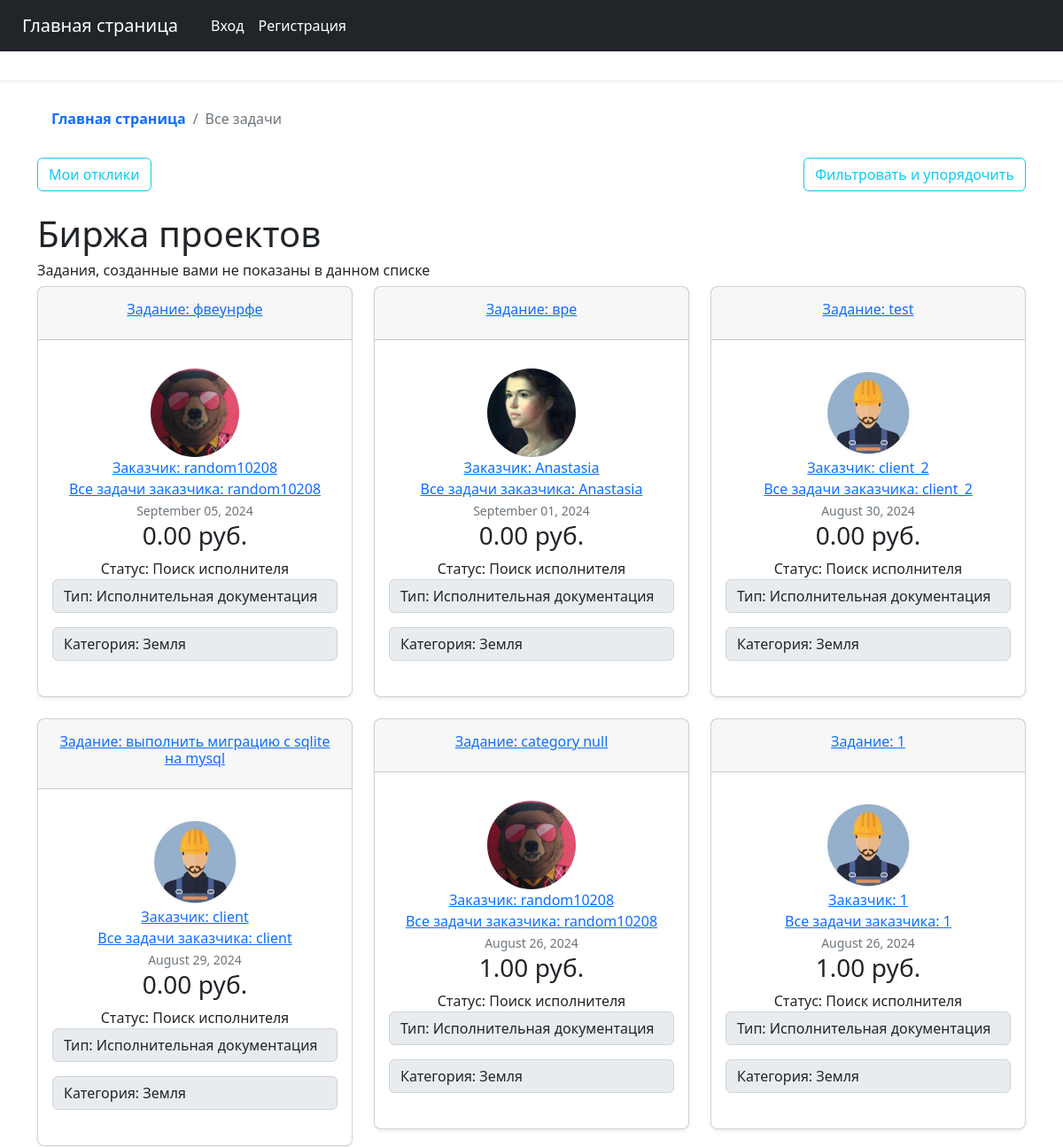
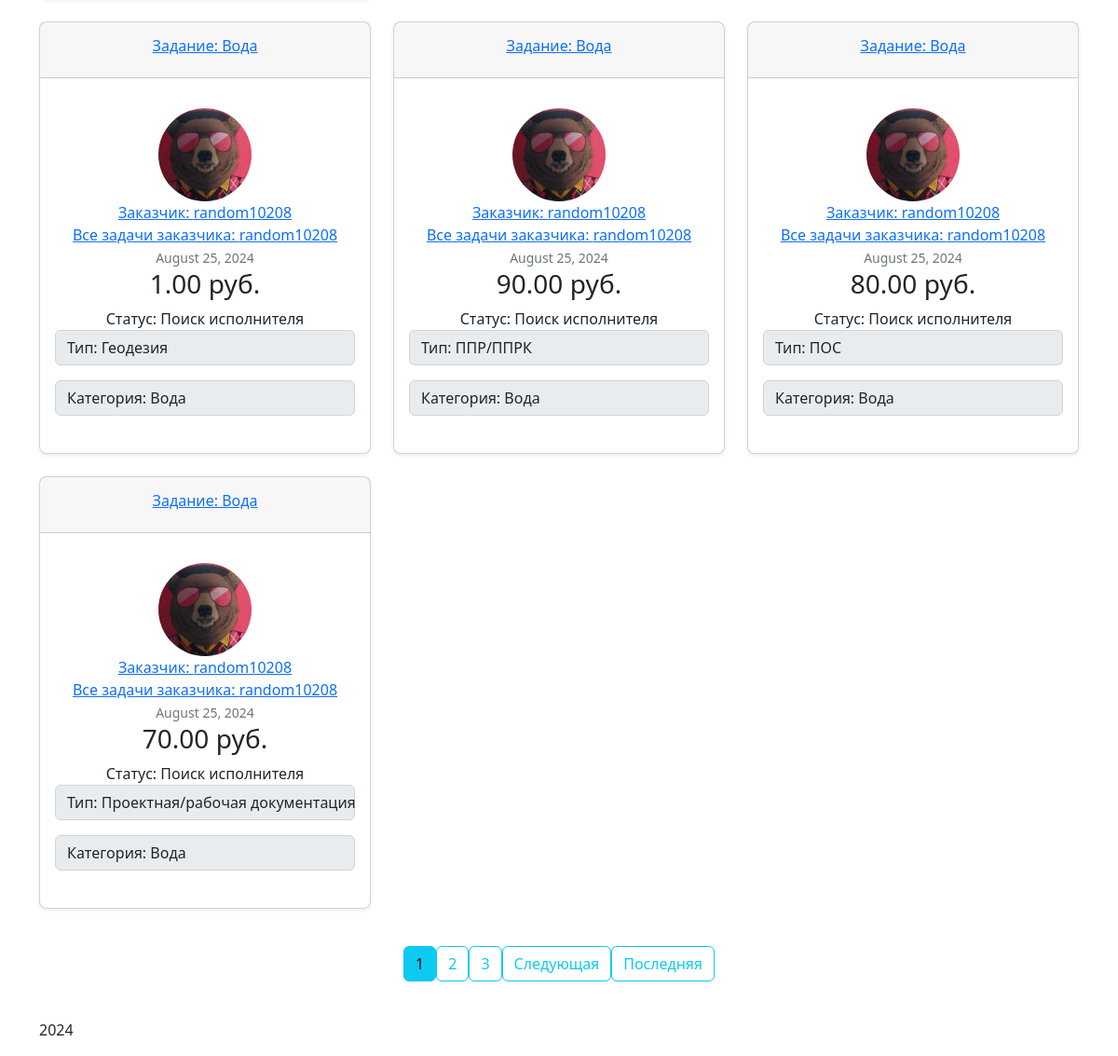
The app's page /task, older data (2 pictures, top to bottom).
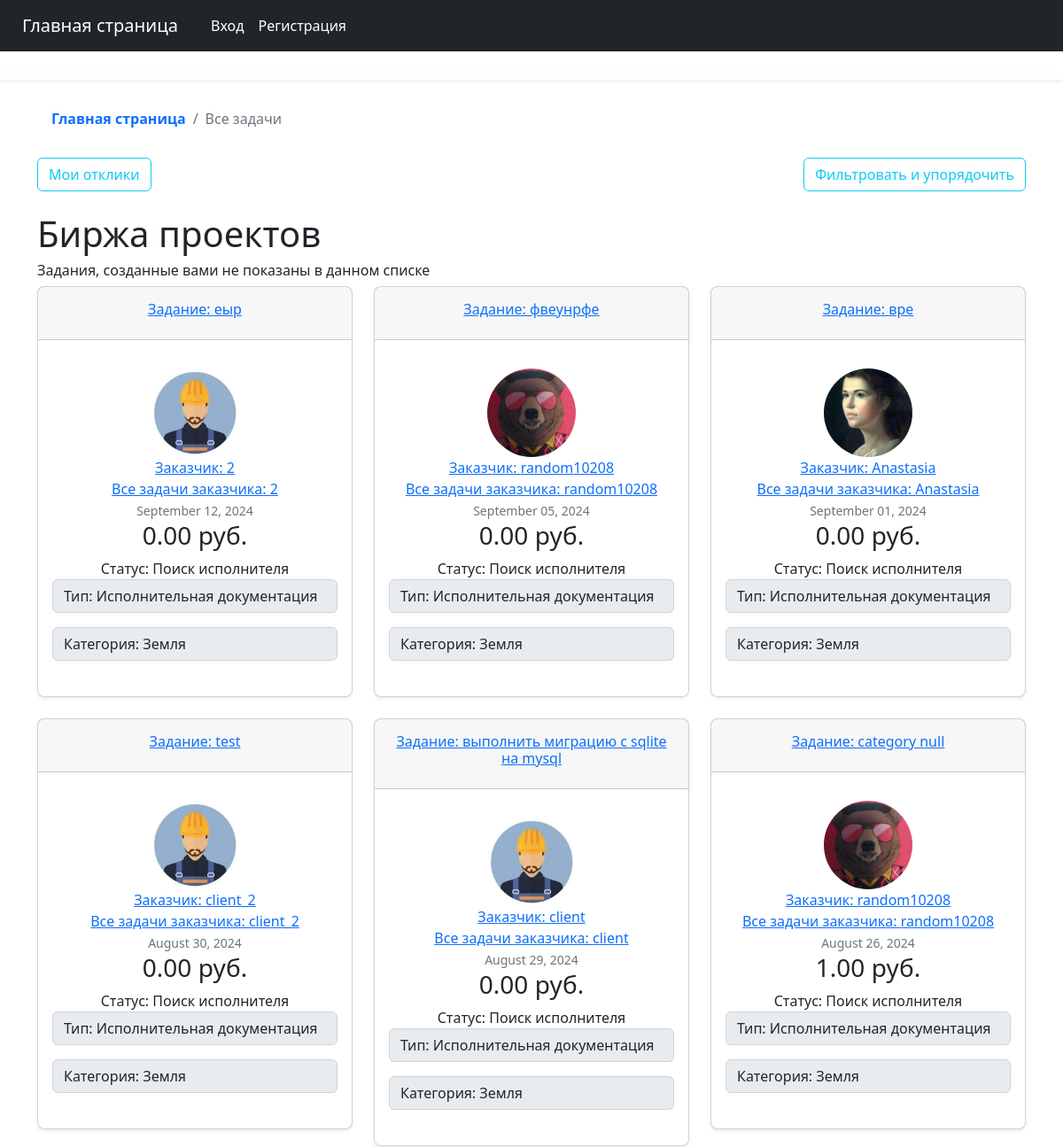
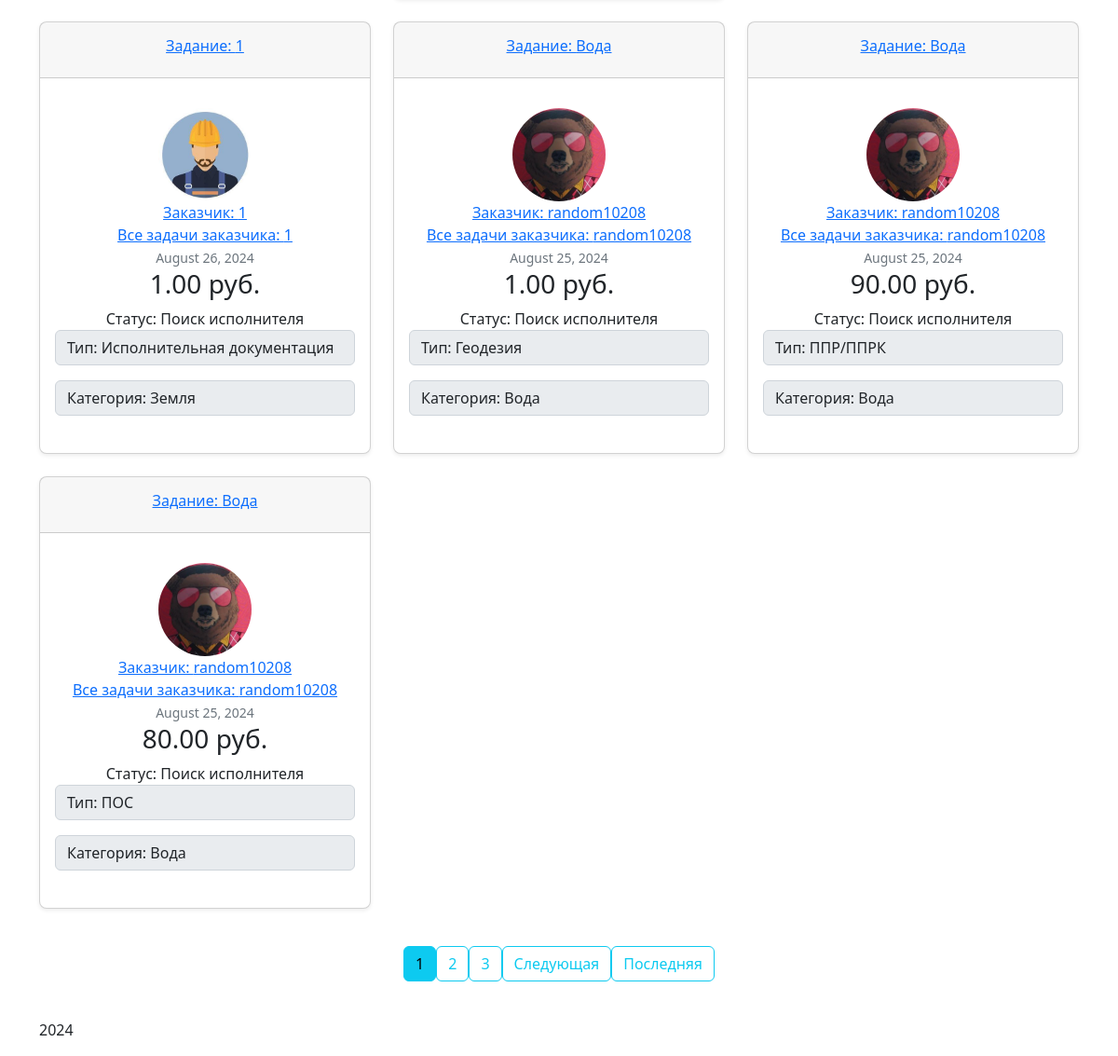
The same page, newer data (2 pictures, top to bottom).
### searchwork/models.py (models this page shows, shortened)
class Task(models.Model):
    title = models.CharField(max_length=100)
    content = models.TextField()
    date_posted = models.DateTimeField(default=timezone.now)
    author = models.ForeignKey(User, on_delete=models.CASCADE, related_name="client_user")
    worker = models.ForeignKey(User, on_delete=models.SET_NULL, null=True, related_name="worker_user")
    status = models.CharField(max_length=200, choices=STATUS_CHOICES, default='Поиск исполнителя')
    budget = models.DecimalField(max_digits=18, decimal_places=2, default=0.00)
    type = models.CharField(max_length=200, choices=TYPE_CHOICES, null=False, default='Исполнительная документация')
    category = models.CharField(max_length=200, choices=CATEGORY_CHOICES, null=False, default='Земля')

### users/models.py (models this page shows, shortened)
class Profile(models.Model):
    user = models.OneToOneField(User, on_delete=models.CASCADE)
    image = models.ImageField(default='default.jpg', upload_to='profile_pics')

### searchwork/views.py (the view)
# urls.py: path('task', TaskListView.as_view(), name='tasks-home'),
class TaskListView(ListView):
    model = Task
    template_name = 'searchwork/home.html'
    context_object_name = 'tasks'
    ordering = ['-date_posted']
    paginate_by = 10

### searchwork/templates/searchwork/home.html (shortened to what this page needs)
{% extends "searchwork/base_worker.html" %}
{% block content %}
<ol class="breadcrumb p-3 bg-body-tertiary rounded-3">
      <li class="breadcrumb-item">
        <a class="link-body-emphasis fw-semibold text-decoration-none" href="{% url 'searchwork-about' %}">Главная страница</a>
      </li>
      <li class="breadcrumb-item active" aria-current="page">
        Все задачи
      </li>
    </ol>
        {% if tasks %}
<div class="d-flex justify-content-between">
            <a class="btn btn-outline-info" href="{% url 'my-offers' user.username %}">Мои отклики</a>
<div>
            <a class="btn btn-outline-info" href="{% url 'filter-home' %}">Фильтровать и упорядочить</a>
</div>
</div>
<br/>
            <h1>Биржа проектов</h1>
            <h6>Задания, созданные вами не показаны в данном списке</h6>
            <div class="row row-cols-1 row-cols-md-3 mb-3 text-center">
                {% for task in tasks %}
                    {% if task.author != user %}
                      <div class="col">
                        <div class="card mb-4 rounded-3 shadow-sm">
                          <div class="card-header py-3">
                              <a class="card-title pricing-card-title" href="{% url 'task-detail' task.id %}"><h6>Задание: {{ task.title }}</h6></a>
                          </div>
                          <div class="card-body">
                            <ul class="list-unstyled mt-3 mb-4">
                              <li>
                                  <img class="rounded-circle article-img" src="{{ task.author.profile.image.url }}" width="100" height="100" alt="аватар заказчика">
                              </li>
                                <li><a class="mr-2" href="{% url 'client-profile' task.author.client.id %}">Заказчик: {{ task.author.username }}</a></li>
                                <li><a class="mr-2" href="{% url 'user-tasks' task.author.username %}">Все задачи заказчика: {{ task.author }}</a></li>
                              <li><small class="text-muted">{{ task.date_posted|date:"F d, Y" }}</small></li>
                                <li><h3>{{ task.budget }} руб.</h3></li>
                              <li>Статус: {{ task.status }}</li>
                                <p class="input-group-text">Тип: {{ task.type }}</p>
                                <p class="input-group-text">Категория: {{ task.category }}</p>
                            </ul>
                          </div>
                        </div>
                      </div>
                    {% endif %}
                {% endfor %}
            </div>
        {% else %}
            <h1>В системе пока не зарегистрировано ни одного задания.</h1>
            <a class="btn btn-outline-info" href="{% url 'client' %}">Стать заказчиком</a>
        {% endif %}
    <div class="pagination justify-content-center">
        {% if is_paginated %}
          {% for num in page_obj.paginator.page_range %}
            {% if page_obj.number == num %}
              <a class="btn btn-info mb-4 mr-1" href="?page={{ num }}">{{ num }}</a>
            {% elif num > page_obj.number|add:'-3' and num < page_obj.number|add:'3' %}
              <a class="btn btn-outline-info mb-4 mr-1" href="?page={{ num }}">{{ num }}</a>
            {% endif %}
          {% endfor %}
          {% if page_obj.has_next %}
            <a class="btn btn-outline-info mb-4 mr-1" href="?page={{ page_obj.next_page_number }}">Следующая</a>
            <a class="btn btn-outline-info mb-4 mr-1" href="?page={{ page_obj.paginator.num_pages }}">Последняя</a>
          {% endif %}
        {% endif %}
    </div>
{% endblock content %}

### searchwork/templates/searchwork/base_worker.html (shortened to what this page needs)
{% extends "searchwork/base.html" %}
{% block base %}
<div  class="p-2 "></div>
<div  class="p-2 shadow-sm"></div>
<div  class="p-2 "></div>
<main class="container">
{% block content %}{% endblock %}
{% endblock base %}

### searchwork/templates/searchwork/base.html (shortened to what this page needs)
{% load static %}
<!doctype html>
<html lang="en">
<head>
    <link rel="stylesheet" href="https://cdn.jsdelivr.net/npm/bootstrap@5.2.3/dist/css/bootstrap.min.css" type="text/css">
</head>
<body>
    <body class="bg-body-tertiary">
<nav class="navbar navbar-expand-lg navbar-dark bg-dark" aria-label="Main navigation">
  <div class="container-fluid">
    <a class="btn btn-outline navbar-brand " href="{% url 'searchwork-about' %}">Главная страница</a>
    <div class="navbar-collapse offcanvas-collapse" id="navbarsExampleDefault">
      <div class="navbar-nav me-auto mb-2 mb-lg-0">
            {% if request.user.is_authenticated %}
            	<a class="nav-link active" href="{% url 'user-profile' user.id %}">Профиль</a>
                <a class="nav-link active" href="{% url 'chats' %}">Мои чаты</a>
                <a class="nav-link active" href="{% url 'instruction' %}">Инструкция</a>
                <a class="nav-link active" href="{% url 'news' %}">Новости сайта</a>
                <a class="nav-link active" href="{% url 'search' %}">Поиск</a>
          <a class="nav-link active" href="{% url 'feedback' %}">Обратная связь</a>
<a class="nav-link active" href="{% url 'robokassa-payment' %}">Оплатить</a>
            	<a class="nav-link active" href="{% url 'logout' %}">Выход</a>
          	{% else %}
            	<a class="nav-link active" href="{% url 'login' %}">Вход</a>
            	<a class="nav-link active" href="{% url 'register' %}">Регистрация</a>
          	{% endif %}
      </div>
    </div>
  </div>
</nav>
<div class="nav-scroller bg-body">
  {% block base %}{% endblock %}
</div>
<footer class="footer mt-auto py-3 bg-body-tertiary">
  <div class="container">
    <span class="text-body-secondary">2024</span>
  </div>
</footer>
</body>
</body>
</html>

Row changes from the older to the newer data that the page shows:
no longer on this page (row unchanged): Task: title "Вода", author.profile.image (picture), author.username "random10208", author "random10208", date_posted "August 25, 2024", budget "70.00", status "Поиск исполнителя", type "Проектная/рабочая документация", category "Вода"
added Task: title "еыр", author.profile.image (placeholder picture), author.username "2", author "2", date_posted "September 12, 2024", budget "0.00", status "Поиск исполнителя", type "Исполнительная документация", category "Земля"
